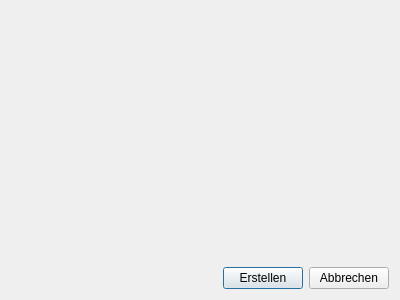
<?xml version="1.0" encoding="UTF-8"?>
<ui version="4.0">
 <class>BackupMonitorManageGroupsNew</class>
 <widget class="QDialog" name="BackupMonitorManageGroupsNew">
  <property name="geometry">
   <rect>
    <x>0</x>
    <y>0</y>
    <width>400</width>
    <height>300</height>
   </rect>
  </property>
  <property name="windowTitle">
   <string>Neue Gruppe erstellen</string>
  </property>
  <layout class="QVBoxLayout" name="verticalLayout">
   <item>
    <widget class="BackupMonitorManageGroupsEditor" name="widget" native="true">
     <property name="sizePolicy">
      <sizepolicy hsizetype="Preferred" vsizetype="Expanding">
       <horstretch>0</horstretch>
       <verstretch>0</verstretch>
      </sizepolicy>
     </property>
    </widget>
   </item>
   <item>
    <layout class="QHBoxLayout" name="horizontalLayout">
     <item>
      <spacer name="horizontalSpacer">
       <property name="orientation">
        <enum>Qt::Horizontal</enum>
       </property>
       <property name="sizeHint" stdset="0">
        <size>
         <width>40</width>
         <height>20</height>
        </size>
       </property>
      </spacer>
     </item>
     <item>
      <widget class="QPushButton" name="pushCreate">
       <property name="text">
        <string>Erstellen</string>
       </property>
      </widget>
     </item>
     <item>
      <widget class="QPushButton" name="pushCancel">
       <property name="text">
        <string>Abbrechen</string>
       </property>
      </widget>
     </item>
    </layout>
   </item>
  </layout>
 </widget>
 <customwidgets>
  <customwidget>
   <class>BackupMonitorManageGroupsEditor</class>
   <extends>QWidget</extends>
   <header>BackupMonitor/BackupMonitorManageGroupsEditor.h</header>
   <container>1</container>
  </customwidget>
 </customwidgets>
 <resources/>
 <connections/>
</ui>
